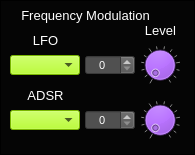
     <widget class="CustomFrame" name="frame_MsoFreqMod">
      <property name="geometry">
       <rect>
        <x>200</x>
        <y>10</y>
        <width>195</width>
        <height>155</height>
       </rect>
      </property>
      <property name="styleSheet">
       <string notr="true">background-color: rgb(5, 5, 5);</string>
      </property>
      <property name="frameShape">
       <enum>QFrame::Panel</enum>
      </property>
      <property name="frameShadow">
       <enum>QFrame::Plain</enum>
      </property>
      <property name="midLineWidth">
       <number>1</number>
      </property>
      <widget class="CustomComboBox" name="comboBox_MsoFreqModLFO">
       <property name="geometry">
        <rect>
         <x>10</x>
         <y>55</y>
         <width>70</width>
         <height>20</height>
        </rect>
       </property>
       <property name="font">
        <font>
         <pointsize>8</pointsize>
        </font>
       </property>
       <property name="focusPolicy">
        <enum>Qt::NoFocus</enum>
       </property>
       <property name="styleSheet">
        <string notr="true">selection-background-color: rgb(255, 0, 0);
border-color: rgb(0, 0, 0);
background-color: rgb(170, 255, 0);
</string>
       </property>
       <property name="currentText">
        <string/>
       </property>
       <property name="currentIndex">
        <number>-1</number>
       </property>
       <property name="maxVisibleItems">
        <number>4</number>
       </property>
      </widget>
      <widget class="CustomComboBox" name="comboBox_MsoFreqModAdsr">
       <property name="geometry">
        <rect>
         <x>10</x>
         <y>110</y>
         <width>70</width>
         <height>20</height>
        </rect>
       </property>
       <property name="font">
        <font>
         <pointsize>8</pointsize>
        </font>
       </property>
       <property name="focusPolicy">
        <enum>Qt::NoFocus</enum>
       </property>
       <property name="styleSheet">
        <string notr="true">selection-background-color: rgb(255, 0, 0);
border-color: rgb(0, 0, 0);
background-color: rgb(170, 255, 0);
</string>
       </property>
       <property name="currentText">
        <string/>
       </property>
       <property name="currentIndex">
        <number>-1</number>
       </property>
       <property name="maxVisibleItems">
        <number>4</number>
       </property>
      </widget>
      <widget class="QLabel" name="label_118">
       <property name="geometry">
        <rect>
         <x>20</x>
         <y>30</y>
         <width>51</width>
         <height>21</height>
        </rect>
       </property>
       <property name="font">
        <font>
         <pointsize>10</pointsize>
        </font>
       </property>
       <property name="styleSheet">
        <string notr="true">color: rgb(255, 255, 255);</string>
       </property>
       <property name="text">
        <string>LFO</string>
       </property>
       <property name="alignment">
        <set>Qt::AlignCenter</set>
       </property>
      </widget>
      <widget class="QLabel" name="label_119">
       <property name="geometry">
        <rect>
         <x>10</x>
         <y>5</y>
         <width>151</width>
         <height>20</height>
        </rect>
       </property>
       <property name="font">
        <font>
         <pointsize>10</pointsize>
        </font>
       </property>
       <property name="styleSheet">
        <string>color: rgb(255, 255, 255);</string>
       </property>
       <property name="text">
        <string>Frequency Modulation</string>
       </property>
       <property name="alignment">
        <set>Qt::AlignCenter</set>
       </property>
      </widget>
      <widget class="CustomDial" name="dial_MsoFreqModLFOLevel">
       <property name="geometry">
        <rect>
         <x>140</x>
         <y>45</y>
         <width>40</width>
         <height>40</height>
        </rect>
       </property>
       <property name="focusPolicy">
        <enum>Qt::NoFocus</enum>
       </property>
       <property name="styleSheet">
        <string notr="true">background-color: rgb(170, 85, 255);</string>
       </property>
       <property name="maximum">
        <number>100</number>
       </property>
       <property name="value">
        <number>0</number>
       </property>
       <property name="wrapping">
        <bool>false</bool>
       </property>
       <property name="notchTarget">
        <double>8.000000000000000</double>
       </property>
       <property name="notchesVisible">
        <bool>true</bool>
       </property>
      </widget>
      <widget class="CustomDial" name="dial_MsoFreqModAdsrLevel">
       <property name="geometry">
        <rect>
         <x>140</x>
         <y>100</y>
         <width>40</width>
         <height>40</height>
        </rect>
       </property>
       <property name="focusPolicy">
        <enum>Qt::NoFocus</enum>
       </property>
       <property name="styleSheet">
        <string notr="true">background-color: rgb(170, 85, 255);</string>
       </property>
       <property name="maximum">
        <number>100</number>
       </property>
       <property name="value">
        <number>0</number>
       </property>
       <property name="wrapping">
        <bool>false</bool>
       </property>
       <property name="notchTarget">
        <double>8.000000000000000</double>
       </property>
       <property name="notchesVisible">
        <bool>true</bool>
       </property>
      </widget>
      <widget class="QLabel" name="label_120">
       <property name="geometry">
        <rect>
         <x>20</x>
         <y>85</y>
         <width>51</width>
         <height>21</height>
        </rect>
       </property>
       <property name="font">
        <font>
         <pointsize>10</pointsize>
        </font>
       </property>
       <property name="styleSheet">
        <string notr="true">color: rgb(255, 255, 255);</string>
       </property>
       <property name="text">
        <string>ADSR</string>
       </property>
       <property name="alignment">
        <set>Qt::AlignCenter</set>
       </property>
      </widget>
      <widget class="QLabel" name="label_121">
       <property name="geometry">
        <rect>
         <x>135</x>
         <y>20</y>
         <width>51</width>
         <height>21</height>
        </rect>
       </property>
       <property name="font">
        <font>
         <pointsize>10</pointsize>
        </font>
       </property>
       <property name="styleSheet">
        <string notr="true">color: rgb(255, 255, 255);</string>
       </property>
       <property name="text">
        <string>Level</string>
       </property>
       <property name="alignment">
        <set>Qt::AlignCenter</set>
       </property>
      </widget>
      <widget class="QSpinBox" name="spinBox_MsoFreqModLfoLevel">
       <property name="geometry">
        <rect>
         <x>85</x>
         <y>55</y>
         <width>50</width>
         <height>20</height>
        </rect>
       </property>
       <property name="font">
        <font>
         <pointsize>8</pointsize>
        </font>
       </property>
       <property name="focusPolicy">
        <enum>Qt::NoFocus</enum>
       </property>
       <property name="styleSheet">
        <string notr="true">background-color: rgb(80,80,80);
color: rgb(255, 255, 255);</string>
       </property>
       <property name="alignment">
        <set>Qt::AlignCenter</set>
       </property>
       <property name="readOnly">
        <bool>false</bool>
       </property>
       <property name="accelerated">
        <bool>true</bool>
       </property>
       <property name="maximum">
        <number>100</number>
       </property>
       <property name="value">
        <number>0</number>
       </property>
      </widget>
      <widget class="QSpinBox" name="spinBox_MsoFreqModAdsrLevel">
       <property name="geometry">
        <rect>
         <x>85</x>
         <y>110</y>
         <width>50</width>
         <height>20</height>
        </rect>
       </property>
       <property name="font">
        <font>
         <pointsize>8</pointsize>
        </font>
       </property>
       <property name="focusPolicy">
        <enum>Qt::NoFocus</enum>
       </property>
       <property name="styleSheet">
        <string notr="true">background-color: rgb(80,80,80);
color: rgb(255, 255, 255);</string>
       </property>
       <property name="alignment">
        <set>Qt::AlignCenter</set>
       </property>
       <property name="readOnly">
        <bool>false</bool>
       </property>
       <property name="accelerated">
        <bool>true</bool>
       </property>
       <property name="maximum">
        <number>100</number>
       </property>
       <property name="value">
        <number>0</number>
       </property>
      </widget>
     </widget>
